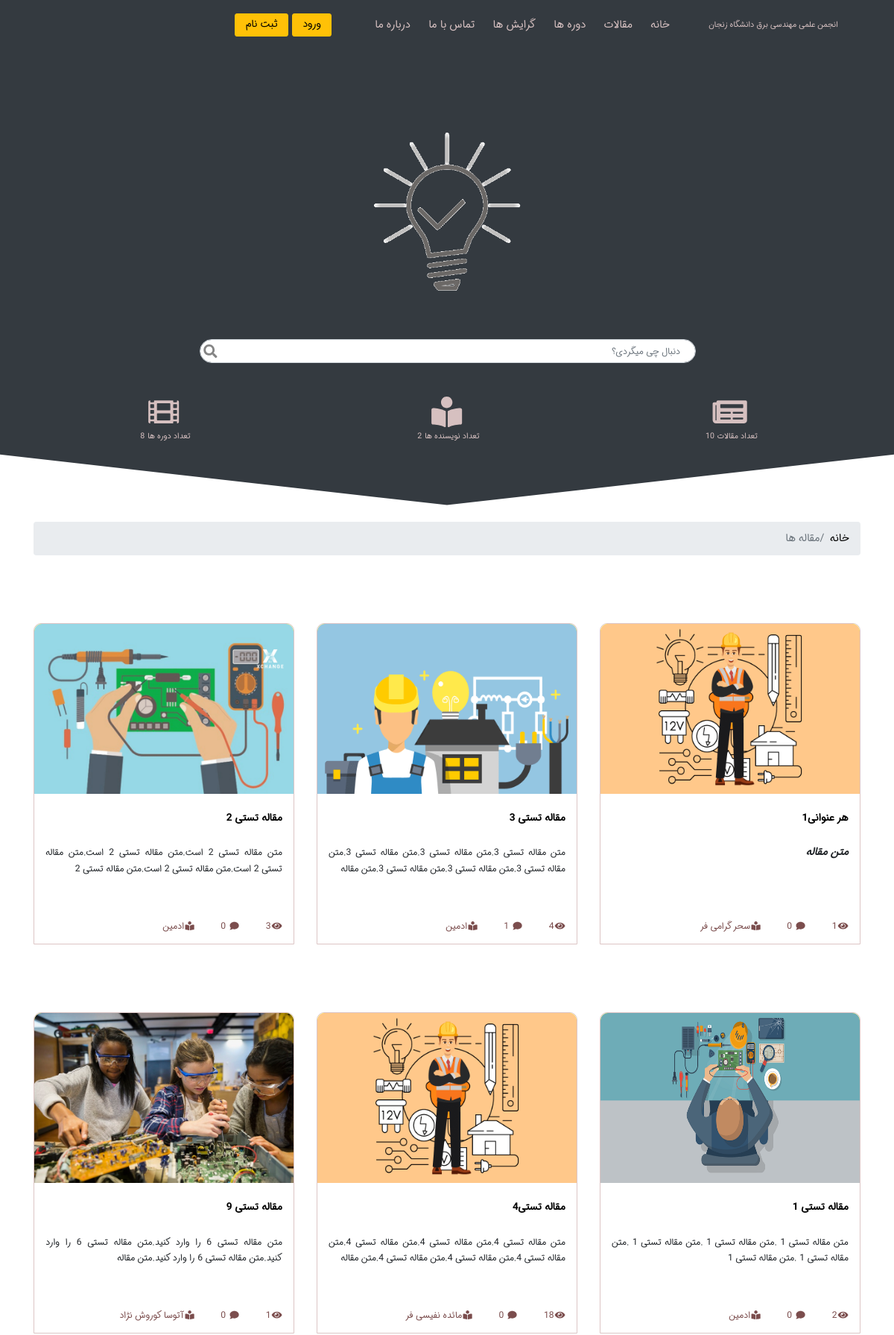
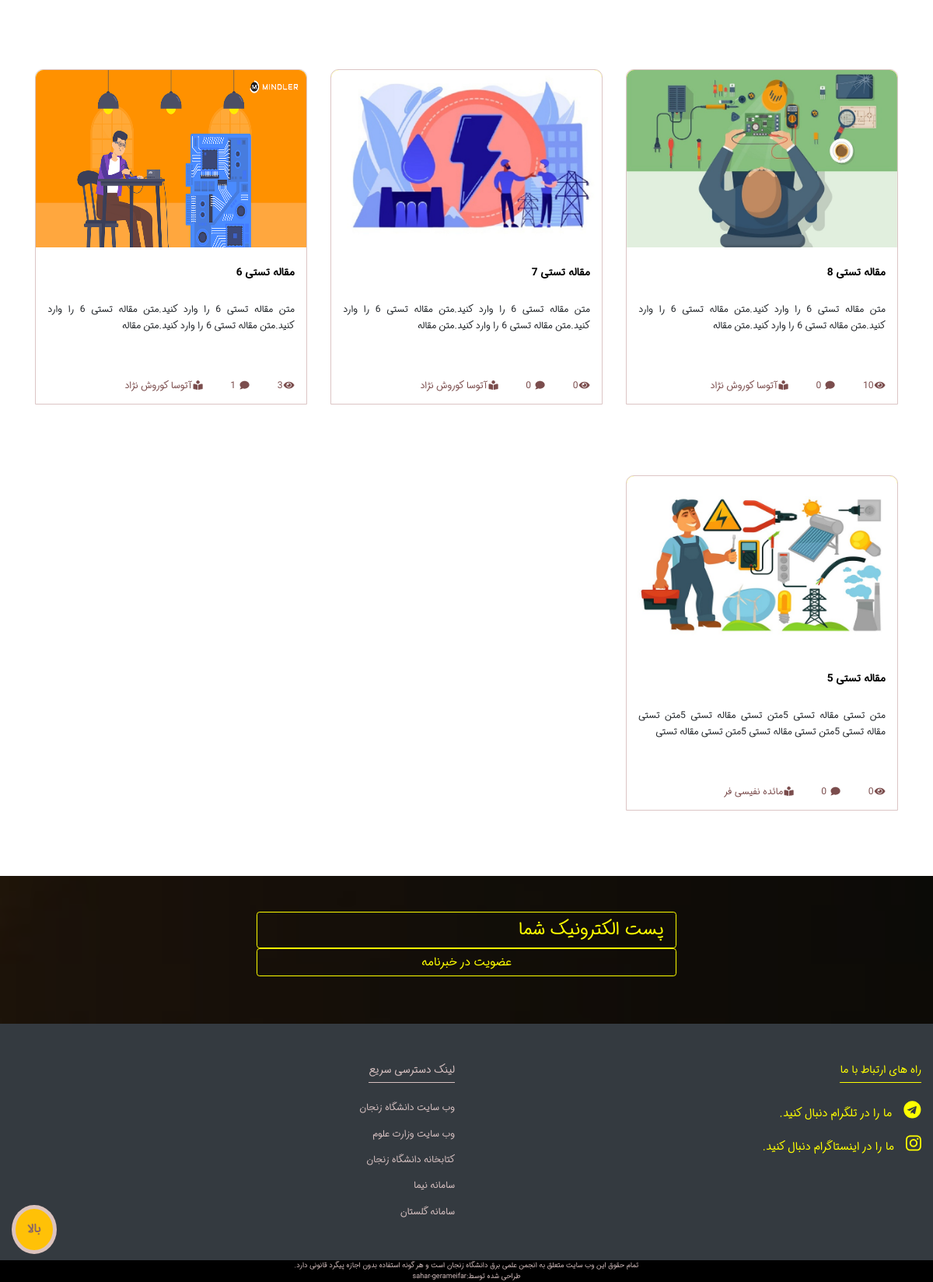
Page /index.php?c=paper&a=list on the committed database (2 pictures, top to bottom).
### tables this page shows
CREATE TABLE `setting_tbl` (
  `id` int(11) NOT NULL,
  `title_site` varchar(250) NOT NULL,
  `logo_site` varchar(250) NOT NULL,
  `link_instagram` varchar(250) NOT NULL,
  `link_telegram` varchar(250) NOT NULL,
  `address` varchar(250) NOT NULL,
  `link_znu` varchar(250) NOT NULL,
  `link_olom` varchar(250) NOT NULL,
  `link_library` varchar(250) NOT NULL,
  `link_nima` varchar(250) NOT NULL,
  `link_golestan` varchar(250) NOT NULL,
  `copyright` text NOT NULL,
  `about_znu` text NOT NULL,
  `email` varchar(250) NOT NULL
);

CREATE TABLE `menu_tbl` (
  `id` int(11) NOT NULL,
  `title` varchar(250) NOT NULL,
  `url` varchar(250) NOT NULL,
  `chid` int(11) NOT NULL,
  `sort` int(11) NOT NULL,
  `status` int(11) NOT NULL
);

CREATE TABLE `paper_tbl` (
  `id` int(11) NOT NULL,
  `name` varchar(250) NOT NULL,
  `userid` int(11) NOT NULL,
  `title` varchar(250) NOT NULL,
  `body` text NOT NULL,
  `tags` varchar(255) NOT NULL,
  `status` int(11) NOT NULL,
  `show_status` int(11) NOT NULL,
  `date` int(11) NOT NULL,
  `image` varchar(250) NOT NULL,
  `plock` int(11) NOT NULL,
  `view_paper` bigint(100) NOT NULL
);

### controller/Clayout.php (called while the page is built, shortened)
<?php
require_once 'admin/model/Mmenu.php';
require_once 'admin/model/Msetting.php';
require_once 'admin/model/Mpaper.php';
require_once 'admin/model/Mcourse.php';
require_once 'admin/model/Muser.php';
$course=new course();
$paper=new paper();
$menu = new menu();
$setting = new setting();
$user = new user();
$menu_list=$menu->enable_menu_list();
$settings = $setting->setting_show();
$paper_results=$paper->enable_count_paper_list();
$course_results=$course->enable_count_course_list();
$user_results=$user->enable_count_writer_list();
?>

### admin/model/Mindex.php (called while the page is built, shortened)
<?php
class main {
    public function __construct()
    {
        global $pdo;
        $this->pdo=$pdo;
    }
}

### admin/model/Msetting.php (called while the page is built, shortened)
<?php
require_once 'Mindex.php';
class setting extends main
{
    public function setting_show()
    {
        $sql = $this->pdo->prepare("SELECT * FROM setting_tbl ");
        $sql->execute();
        $result = $sql->fetch(PDO::FETCH_ASSOC);
        return $result;
    }
}

### admin/model/Mmenu.php (called while the page is built, shortened)
<?php
require_once 'Mindex.php';
class menu extends main
{
    public function enable_menu_list()
    {
        $sql = $this->pdo->prepare("SELECT * FROM menu_tbl WHERE status=? AND chid=? ORDER BY sort ASC");
        $sql->bindValue(1,'1');
        $sql->bindValue(2,'0');
        $sql->execute();
        $result = $sql->fetchAll(PDO::FETCH_ASSOC);
        return $result;
    }
    public function enable_submenu_list($id)
    {
        $sql = $this->pdo->prepare("SELECT * FROM menu_tbl WHERE status=? AND chid=? ORDER BY sort ASC");
        $sql->bindValue(1,'1');
        $sql->bindValue(2,$id);
        $sql->execute();
        $result = $sql->fetchAll(PDO::FETCH_ASSOC);
        return $result;
    }
}

### admin/model/Mpaper.php (called while the page is built, shortened)
<?php
require_once 'Mindex.php';
class paper extends main
{
    public function enable_paper_list() {
        $sql = $this->pdo->prepare("SELECT * FROM paper_tbl WHERE show_status=? ORDER BY date DESC");
        $sql->bindValue(1,'1');
        $sql->execute();
        $result = $sql->fetchAll(PDO::FETCH_ASSOC);
        return $result;
    }
    public function enable_count_paper_list() {
        $sql = $this->pdo->prepare("SELECT COUNT(id) FROM paper_tbl WHERE show_status=? ORDER BY date DESC LIMIT 6");
        $sql->bindValue(1,'1');
        $sql->execute();
        $results = $sql->fetch(PDO::FETCH_ASSOC);
        return $results;
    }
}

### admin/model/Muser.php (called while the page is built, shortened)
<?php
require_once 'Mindex.php';
class user extends main
{
    public function enable_count_writer_list()
    {
        $sql = $this->pdo->prepare("SELECT COUNT(id) FROM user_tbl WHERE status=? AND verifyAdmin=? ");
        $sql->bindValue(1,'1');
        $sql->bindValue(2,'1');
        $sql->execute();
        $results = $sql->fetch(PDO::FETCH_ASSOC);
        return $results;
    }
}

### admin/model/Mcourse.php (called while the page is built, shortened)
<?php
require_once 'Mindex.php';
class course extends main
{
    public function enable_count_course_list()
    {
        $sql = $this->pdo->prepare("SELECT COUNT(id) FROM course_tbl WHERE show_status=? ORDER BY date DESC ");
        $sql->bindValue(1, '1');
        $sql->execute();
        $results = $sql->fetch(PDO::FETCH_ASSOC);
        return $results;
    }
}

### controller/Cpaper.php (called while the page is built, shortened)
<?php
require_once 'admin/model/Mpaper.php';
$paper=new paper();
switch($action){
    case 'list':
        $paper_list=$paper->enable_paper_list();
    break;
}
require_once "view/$controller/$action.php";

### public/include/function.php (called while the page is built)
<?php
function limit_words($string, $word_limit)
{
    $words = explode(" ",$string);
    return implode(" ",array_splice($words,0,$word_limit));
}
       ?>

### view/paper/list.php (the view, shortened to what this page needs)
<section class="latest-paper mt-4 ">
    <div class="container">
        <div class="breadcrumb">
            <li class="breadcrumb-item "><a href="index.php">خانه</a> </li>
            <li class="breadcrumb-item active ">مقاله ها</li>
        </div>
        <div class="row ">
            <?php foreach ($paper_list as $paper) :
            ?>
                <div class="col-12 col-md-6 col-lg-4  mb-3 ">
                    <div class="course">
                        <div class="course-item">
                            <a href="index.php?c=paper&a=detail&id=<?php echo  $paper['id']; ?>"> <img src="<?php echo $paper['image']; ?>" alt="paper-image" class="img-fluid course-img"></a>
                        </div>
                        <div class="course-caption">
                            <a href="index.php?c=paper&a=detail&id=<?php echo  $paper['id']; ?>" class="course-link"> <?php echo $paper['title']; ?></a>
                            <div><?php echo limit_words($paper['body'], 20) ; ?></div>
                            <span class="seen-caption" title="تعداد بازدیدها"><i class="fas fa-eye fa-fw"></i><?php echo $paper['view_paper']; ?></span>
                            <span class="seen-comment" title="تعداد نظرات"><i class="fas fa-comment fa-fw"></i>
                            </span>
                            <span class="seen-writer" title="نویسنده مقاله"><i class="fas fa-book-reader fa-fw"></i><?php echo $paper['name']; ?></span>
                        </div>
                    </div>
                </div>
            <?php endforeach; ?>
        </div>
    </div>
</section>
<br>
<br>
<br>
<section class="contact py-5 " id="contact">
    <div class="container">
        <div class="row">
            <div class="col-8 mx-auto col-md-6">
                <form>
                    <div class="form-group">
                        <input type="email" class="form-control contact-input p-3" placeholder="پست الکترونیک شما ">
                        <button type="submit" class="btn btn-outline-secondary btn-block contact-btn">عضویت در خبرنامه</button>
                    </div>
                </form>
            </div>
        </div>
    </div>
</section>

### view/layout/header.php (shortened to what this page needs)
<?php $search_content=@$_POST['search_content']?$_POST['search_content']:null; ?>
<html lang="en">
<head>
    <link rel="stylesheet" href="public/default/css/sweet-alert.css">
    <link rel="stylesheet" href="public/default/css/bootstrap.css">
    <link rel="stylesheet" href="public/default/css/style.css">
</head>
<body>
    <header class="bg-dark pb-lg-5">
        <div class="container">
            <nav class="navbar navbar-expand-lg navbar-light pt-3 pb-lg-5" id="top_nav">
                <a class="navbar-brand" href="#"><?php echo $settings['title_site']; ?> </a>
                <div class="collapse navbar-collapse" id="navbarSupportedContent">
                    <ul class="navbar-nav">
                        <?php foreach ($menu_list as $val) :
                            $rows = $menu->enable_submenu_list($val['id']);
                            if ($rows) {
                        ?>
                                <li class="nav-item dropdown">
                                    <a class="nav-link dropdown-toggle" href="<?php echo $val['url']; ?>" id="navbarDropdown" role="button" data-toggle="dropdown" aria-haspopup="true" aria-expanded="false">
                                        <?php echo $val['title']; ?>
                                    </a>
                                    <div class="dropdown-menu dropdown-menu-right" aria-labelledby="navbarDropdown">
                                        <?php foreach ($rows as $row) : ?>
                                            <a class="dropdown-item" href="<?php echo $row['url']; ?>"><?php echo $row['title']; ?> </a>
                                        <?php endforeach; ?>
                                    </div>
                                </li>
                            <?php } else { ?>
                                <li class="nav-item ">
                                    <a class="nav-link " href=" <?php echo $val['url']; ?>" id="navbarDropdown" role="button" aria-haspopup="true" aria-expanded="false">
                                        <?php echo $val['title']; ?>
                                    </a>
                                </li>
                            <?php } ?>
                        <?php endforeach; ?>
                    </ul>
                    <div class="mr-5">
                        <?php
                        if (isset($_SESSION['user_id'])) {
                            echo '<span class= "mx-2 header-login my-2">' . $_SESSION['name'] . ' عزیز خوش آمدی</span> ';
                            ?><div> <?php if($_SESSION['role']){
                                echo " <a class=' btn btn-warning btn-sm header-login-link my-2' href='admin/index.php' >پنل کاربری من</a>";
                            }else {
                                echo " <a class=' btn btn-warning btn-sm header-login-link my-2' href='admin/dashbord.php' >پنل کاربری من</a>";
                            }
                            echo " <a class=' btn btn-warning btn-sm header-login-link my-2' href='index.php?c=user&a=logout' >خروج</a>";
                            ?></div>
                        <?php } else {
                            echo "<a class='btn btn-warning btn-sm header-login-link' href='index.php?c=user&a=login'>ورود</a> ";
                            echo "<a class='btn btn-warning btn-sm header-login-link' href='index.php?c=user&a=register' >ثبت نام</a>";
                        }
                        ?>
                    </div>
                </div>
            </nav>
            <div class="row justify-content-center">
                <div class="col-4  w-50 h-50"><img src="public/default/image/bg.gif" alt="animation-background" class="img-fluid"></div>
            </div>
            <div class="pt-lg-1 pb-5 pt-0 mt-lg-1 mt-0">
                <form class="form-inline my-2 my-lg-0 mr-auto justify-content-center" method="POST" action="index.php?c=search">
                    <input class="form-control mr-sm-2 placholder search-box" type="search" placeholder="دنبال چی میگردی؟" aria-label="Search" name="search_content" value="<?php echo $search_content;?>" >
                    <button class="search-icon btn" type="submit"><i class="fas fa-search fa-fw"></i></button>
                </form>
            </div>
            <div>
                <div class="row justify-content-center mb-4">
                    <div class="col-4 info-site "><a href="#" class="info-icon"> <i class="fas fa-newspaper fa-fw"></i></a>
                        <div class="row d-flex justify-content-center">
                            <p> تعداد مقالات </p>
                            <p class="px-1"> <?php echo $paper_counts; ?> </p>
                        </div>
                    </div>
                    <div class="col-4 info-site"><a href="#" class="info-icon"> <i class="fas fa-book-reader fa-fw"></i></a>
                        <div class="row d-flex justify-content-center">
                            <p>تعداد نویسنده ها</p>
                            <p class="px-1"> <?php echo $user_counts; ?> </p>
                        </div>
                    </div>
                    <div class="col-4 info-site "><a href="#" class="info-icon"> <i class="fas fa-film fa-fw"></i></a>
                        <div class="row d-flex justify-content-center">
                            <p>تعداد دوره ها</p>
                            <p class="px-1"> <?php echo $course_counts; ?> </p>
                        </div>
                    </div>
                </div>
            </div>
        </div>
    </header>

### view/layout/footer.php (shortened to what this page needs)
<footer class="footer ">
    <div class="container-fluid bg-dark py-5 ">
        <div class="row ">
            <div class="col-l2 col-md-6 ">
                <p class="link-footer-title2"> راه های ارتباط با ما</p>
                <a href="<?php echo $settings['link_telegram']; ?>" class="footer-icon " title="تلگرام"><i class="fab fa-telegram"></i><span class="p-3">ما را در تلگرام دنبال کنید.</span></a>
                <a href="<?php echo $settings['link_instagram']; ?>" class="footer-icon" title="اینستاگرام "> <i class="fab fa-instagram"></i><span class="p-3">ما را در اینستاگرام دنبال کنید.</span></a>
            </div>
            <div class="col-l2 col-md-6">
                <p class="link-footer-title1">لینک دسترسی سریع</p>
                <a href="<?php echo $settings['link_znu']; ?>" title="دانشگاه زنجان" class="footer-link">وب سایت دانشگاه زنجان</a>
                <a href="<?php echo $settings['link_olom']; ?>" title=" وزارت علوم" class="footer-link">وب سایت وزارت علوم </a>
                <a href="<?php echo $settings['link_library']; ?>" title=" کتابخانه مرکزی" class="footer-link"> کتابخانه دانشگاه زنجان </a>
                <a href="<?php echo $settings['link_nima']; ?>" title=" سامانه نیما" class="footer-link"> سامانه نیما</a>
                <a href="<?php echo $settings['link_golestan']; ?>" title=" سامانه گلستان" class="footer-link"> سامانه گلستان</a>
            </div>
        </div>
        <a href="#top_nav" class="float-left nav_top "><span class="btn btn-warning ">بالا</span></a>
    </div>
    <div class="footer2 ">
        <p class="footer-privacy"><?php echo $settings['copyright']; ?> </p>
        <a href="https://ir.linkedin.com/in/sahar-gerameifar-7b226712a" class="footer-privacy-link "><span>طراحی شده توسط:sahar-gerameifar</span> </a>
    </div>
</footer>
</body>
</html>

### rows in the picture
setting_tbl: title_site "انجمن علمی مهندسی برق دانشگاه زنجان", copyright "تمام حقوق این وب سایت متعلق به انجمن علمی برق دانشگاه زنجان است و هر گونه استفاده بدون اجازه پیگرد قانونی دارد."
menu_tbl: title "خانه"
menu_tbl: title "مقالات"
menu_tbl: title "دوره ها"
menu_tbl: title "گرایش ها"
menu_tbl: title "تماس با ما"
menu_tbl: title "درباره ما"
paper_tbl: image (picture), title "هر عنوانی1", body "متن مقاله", view_paper "1", name "سحر گرامی فر"
paper_tbl: image (picture), title "مقاله تستی 3", body "متن مقاله تستی 3.متن مقاله تستی 3.متن مقاله تستی 3.متن مقاله تستی 3.متن مقاله تستی 3.متن مقاله تستی 3.متن مقاله", view_paper "4", name "ادمین"
paper_tbl: image (picture), title "مقاله تستی 2", body "متن مقاله تستی 2 است.متن مقاله تستی 2 است.متن مقاله تستی 2 است.متن مقاله تستی 2 است.متن مقاله تستی 2", view_paper "3", name "ادمین"
paper_tbl: image (picture), title "مقاله تستی 1", body "متن مقاله تستی 1 .متن مقاله تستی 1 .متن مقاله تستی 1 .متن مقاله تستی 1 .متن مقاله تستی 1", view_paper "2", name "ادمین"
paper_tbl: image (picture), title "مقاله تستی4", body "متن مقاله تستی 4.متن مقاله تستی 4.متن مقاله تستی 4.متن مقاله تستی 4.متن مقاله تستی 4.متن مقاله تستی 4.متن مقاله", view_paper "18", name "مائده نفیسی فر"
paper_tbl: image (picture), title "مقاله تستی 9", body "متن مقاله تستی 6 را وارد کنید.متن مقاله تستی 6 را وارد کنید.متن مقاله تستی 6 را وارد کنید.متن مقاله", view_paper "1", name "آتوسا کوروش نژاد"
paper_tbl: image (picture), title "مقاله تستی 8", body "متن مقاله تستی 6 را وارد کنید.متن مقاله تستی 6 را وارد کنید.متن مقاله تستی 6 را وارد کنید.متن مقاله", view_paper "10", name "آتوسا کوروش نژاد"
paper_tbl: image (picture), title "مقاله تستی 7", body "متن مقاله تستی 6 را وارد کنید.متن مقاله تستی 6 را وارد کنید.متن مقاله تستی 6 را وارد کنید.متن مقاله", view_paper "0", name "آتوسا کوروش نژاد"
paper_tbl: image (picture), title "مقاله تستی 6", body "متن مقاله تستی 6 را وارد کنید.متن مقاله تستی 6 را وارد کنید.متن مقاله تستی 6 را وارد کنید.متن مقاله", view_paper "3", name "آتوسا کوروش نژاد"
paper_tbl: image (picture), title "مقاله تستی 5", body "متن تستی مقاله تستی 5متن تستی مقاله تستی 5متن تستی مقاله تستی 5متن تستی مقاله تستی 5متن تستی مقاله تستی", view_paper "0", name "مائده نفیسی فر"

### other values in the picture
$paper_counts "10"
$user_counts "2"
$course_counts "8"
